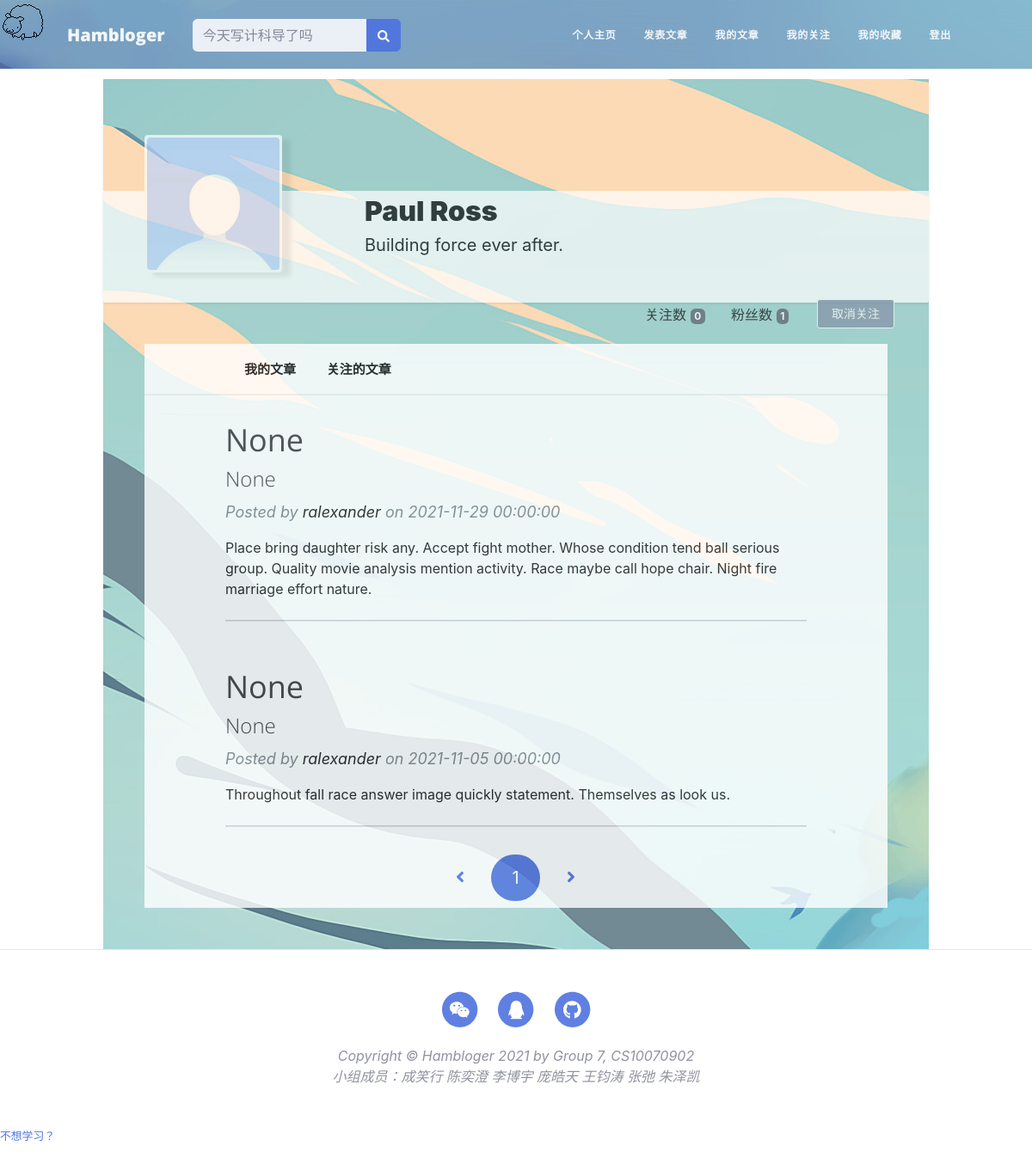
/user/ralexander (signed in), run on the app's committed database.
### app/models.py (models this page shows, shortened)
class User(UserMixin, db.Model):
    __tablename__ = 'users'
    id = db.Column(db.Integer, primary_key=True)
    email = db.Column(db.String(64), unique=True, index=True)
    username = db.Column(db.String(64), unique=True, index=True)
    role_id = db.Column(db.Integer, db.ForeignKey('roles.id'))  # 每一个用户只能有一个角色
    password_hash = db.Column(db.String(128))
    confirmed = db.Column(db.Boolean, default=True)
    name = db.Column(db.String(64))
    location = db.Column(db.String(64))
    about_me = db.Column(db.Text())
    member_since = db.Column(db.DateTime(), default=datetime.now)
    last_seen = db.Column(db.DateTime(), default=datetime.now)
    posts = db.relationship('Post', backref='author', lazy='dynamic')
    followed = db.relationship('Follow',
                               foreign_keys=[Follow.follower_id],
                               backref=db.backref('follower', lazy='joined'),
                               lazy='dynamic',
                               cascade='all, delete-orphan')
    followers = db.relationship('Follow',
                                foreign_keys=[Follow.followed_id],
                                backref=db.backref('followed', lazy='joined'),
                                lazy='dynamic',
                                cascade='all, delete-orphan')
    @property
    def password(self):
        raise AttributeError("Password is not a readable attribute")
    def can(self, perm):
        return self.role is not None and self.role.has_permission(perm)
    def is_administrator(self):
        return self.can(Permission.ADMIN)
    def ping(self):
        self.last_seen = datetime.utcnow()
        db.session.add(self)
        db.session.commit()
    def is_following(self, user):
        if user.id is None:
            return False
        return self.followed.filter_by(
            followed_id=user.id).first() is not None

class Post(db.Model):
    __tablename__ = 'posts'
    id = db.Column(db.Integer, primary_key=True)
    body = db.Column(db.Text)
    body_html = db.Column(db.Text)
    timestamp = db.Column(db.DateTime, index=True, default=datetime.now)
    author_id = db.Column(db.Integer, db.ForeignKey('users.id'))
    title = db.Column(db.String(64))
    sub_title = db.Column(db.String(64))

### app/main/views.py (the view)
@main.route('/user/<username>')
def user(username):
    user = User.query.filter_by(username=username).first()
    if user is None:
        abort(404)
    posts = user.posts.order_by(Post.timestamp.desc()).all()
    edit_post = Post.query.order_by(Post.id.desc()).first()
    page = request.args.get('page', 1, type=int)
    pagination = user.posts.order_by(Post.timestamp.desc()).paginate(
        page, per_page=current_app.config['HAMBLOGER_POSTS_PER_PAGE'],
        error_out=False)
    return render_template('user.html', user=user, posts=posts, endpoint='.user', pagination=pagination, edit_post=edit_post)

### app/templates/user.html (shortened to what this page needs)
{% extends "base.html" %}
{% import "_macros.html" as macros %}
{% block head %}
<link href="{{ url_for('static',filename='css/user.css') }}" rel="stylesheet">
<link href="{{ url_for('static', filename='css/admin.css') }}"
      rel="stylesheet"/>
<header class="user-top-cover"></header>
{% endblock %}
{% block page_content %}
<link href="{{ url_for('static',filename='css/index.css') }}" rel="stylesheet">
<div class="page-container">
    <div class="user-container">
        <div class="user-cover-container masthead"></div>
        <div class="user-profile-container">
            <div class="user-mask-container">
                <div class="user-mask">
                    <img src="../static/mask/{{user.id}}.png" class="user-mask-img">
                </div>
            </div>
            <div class="user-information-container">
                <div class="username-container">
                    <span class="username"> {{ user.name }} </span>
                </div>
                <div class="about_me-container">
                    {% if user.about_me %}<span class="about_me">{{ user.about_me }}</span>{% endif %}
                </div>
            </div>
            <div class="user-operation-container">
                {% if user == current_user %}
                <div class="edit-pro-operation-container">
                    <a href="{{ url_for('.edit_profile') }}">
                        <button type="button" class="edit-profile-button">
                            <span>编辑个人资料</span>
                        </button>
                    </a>
                </div>
                {% else %}
                    {% if current_user.can(Permission.FOLLOW) and user != current_user %}
                        {% if not current_user.is_following(user) %}
                        <div class="edit-pro-operation-container">
                            <a href="{{ url_for('.follow', username=user.username) }}">
                                <button type="button" class="follow-button">
                                    <span>+ 关注</span>
                                </button>
                            </a>
                        </div>
                        {% else %}
                        <div class="edit-pro-operation-container">
                            <a href="{{ url_for('.unfollow', username=user.username) }}">
                                <button type="button" class="follow-button">
                                    <span>取消关注</span>
                                </button>
                            </a>
                        </div>
                        {% endif %}
                    {% endif %}
                {% endif %}
                <div class="follow-operation-container">
                    <a class="option-link" href="{{ url_for('.followers', username=user.username) }}">
                        粉丝数 <span class="badge badge-dark">{{ user.followers.count() - 1 }}</span>
                    </a>
                </div>
                <div class="follow-operation-container">
                    <a class="option-link" href="{{ url_for('.followed_by', username=user.username) }}">
                        关注数 <span class="badge badge-dark">{{ user.followed.count() - 1 }}</span>
                    </a>
                </div>
            </div>
        </div>
    </div>
    <div class="container main-show-container py-5">
        <div class="container main-show-container">
            <ul class="option-bar">
                <li class="option-item">
                    <a class="option-link" href="">
                        我的文章
                    </a>
                    <a class="option-link" href="{{ url_for('.show_followed') }}">
                        关注的文章
                    </a>
                </li>
            </ul>
            <div class="main-content-box">
                <div class="container px-10">
                    {% for post in posts %}
                    <div class="row gx-8 justify-content-center">
                        <div class="col-10">
                            <div class="post-preview">
                                <a href="{{ url_for('.post', id=post.id) }}">
                                    <h3 class="post-title">{{ post.title }}</h3>
                                    <h4 class="post-subtitle">{{ post.sub_title }}</h4>
                                </a>
                                <p class="post-meta">
                                    Posted by
                                    <a href="{{ url_for('.user', username=post.author.username) }}"
                                       class="context-user-link">
                                        {{ post.author.username }}
                                    </a>
                                    on {{ post.timestamp.strftime('%Y-%m-%d %H:%M:%S') }}
                                </p>
                                <span>
                                    {{ post.body }}
                                </span>
                            </div>
                            <hr class="my-4"/>
                        </div>
                    </div>
                    {% endfor %}
                </div>
                {% if pagination %}
                <div class="pagination">
                    {{ macros.pagination_widget(pagination, endpoint, username = user.username) }}
                </div>
                {% endif %}
            </div>
        </div>
    </div>
</div>
{% endblock %}

### app/templates/base.html (shortened to what this page needs)
<!DOCTYPE html>
<html lang="en">
<head>
    <link href="https://cdn.jsdelivr.net/npm/bootstrap-icons@1.5.0/font/bootstrap-icons.css" rel="stylesheet"/>
    <link href="{{ url_for('static', filename='css/styles.css') }}" rel="stylesheet"/>
    <link href="{{ url_for('static', filename='css/admin.css') }}" rel="stylesheet"/>
    <link href="{{ url_for('static', filename='css/base.css') }}" rel="stylesheet"/>
    {% block head %}
    {% endblock %}
</head>
<body id="page-top">
<nav class="navbar navbar-expand-lg navbar-light fixed-top py-2" id="mainNav">
    <div class="container px-4 px-lg-5">
        <a class="navbar-brand" href="/">Hambloger</a>
        <form class="d-none d-sm-inline-block form-inline mr-auto ml-md-3 my-2 my-md-0 mw-100 navbar-search">
            <div class="input-group">
                <input type="text" class="form-control bg-light border-0 small" placeholder="今天写计科导了吗"
                       aria-label="Search" aria-describedby="basic-addon2">
                <div class="input-group-append">
                    <button class="btn btn-primary" type="button">
                        <i class="fas fa-search fa-sm"></i>
                    </button>
                </div>
            </div>
        </form>
        <div class="collapse navbar-collapse" id="navbarResponsive">
            <ul class="navbar-nav nav nav-pills ms-auto py-4 py-lg-0">
                {% if current_user.is_authenticated %}
                <li class="nav-item">
                    <a class="nav-link px-lg-3 py-3 py-lg-4"
                       href="{{ url_for('main.user', username=current_user.username) }}">
                        <span>个人主页</span>
                    </a>
                </li>
                <li class="nav-item">
                    <a class="nav-link px-lg-3 py-3 py-lg-4"
                       href="{{ url_for('main.new', id=edit_post.id) }}">
                        <span>发表文章</span>
                    </a>
                </li>
                <li class="nav-item">
                    <a class="nav-link px-lg-3 py-3 py-lg-4" href="{{ url_for('main.user', username=current_user.username) }}">
                        <span>我的文章</span>
                    </a></li>
                <li class="nav-item">
                    <a class="nav-link px-lg-3 py-3 py-lg-4" href="{{ url_for('.followed_by', username=current_user.username) }}">
                        <span>我的关注</span>
                    </a>
                </li>
                <li class="nav-item">
                    <a class="nav-link px-lg-3 py-3 py-lg-4" href="/">
                        <span>我的收藏</span>
                    </a>
                </li>
                <li class="nav-item">
                    <a class="nav-link px-lg-3 py-3 py-lg-4" href="{{url_for('auth.logout')}}">
                        <span>登出</span>
                    </a>
                </li>
                {% endif %}
            </ul>
        </div>
    </div>
</nav>
<div class="main-container">
    {% block page_content %}
    {% endblock %}
</div>
<div class="mouse-follow"></div>
<footer class="border-top">
    <div class="container px-4 px-lg-5">
        <div class="row gx-4 gx-lg-5 justify-content-center">
            <div class="col-md-10 col-lg-8 col-xl-7">
                <ul class="list-inline text-center">
                    <li class="list-inline-item">
                        <a href="/">
                            <span class="fa-stack fa-lg">
                                <i class="fas fa-circle fa-stack-2x"></i>
                                <i class="fab fa-weixin fa-stack-1x fa-inverse"></i>
                            </span>
                        </a>
                    </li>
                    <li class="list-inline-item">
                        <a href="/">
                            <span class="fa-stack fa-lg">
                                <i class="fas fa-circle fa-stack-2x"></i>
                                <i class="fab fa-qq fa-stack-1x fa-inverse"></i>
                            </span>
                        </a>
                    </li>
                    <li class="list-inline-item">
                        <a href="https://github.com/vozeo/Hambloger">
                            <span class="fa-stack fa-lg">
                                <i class="fas fa-circle fa-stack-2x"></i>
                                <i class="fab fa-github fa-stack-1x fa-inverse"></i>
                            </span>
                        </a>
                    </li>
                </ul>
                <div class="text-center text-muted fst-italic">Copyright &copy; Hambloger 2021 by Group 7,
                    CS10070902
                </div>
                <div class="text-center text-muted fst-italic">小组成员：成笑行 陈奕澄 李博宇 庞皓天 王钧涛 张弛 朱泽凯</div>
            </div>
        </div>
    </div>
</footer>
<a class="small" href="{{ url_for('main.game') }}">
    <p>不想学习？</p>
</a>
</body>
</html>

### app/templates/_macros.html
{% macro pagination_widget(pagination, endpoint) %}
<ul class="py-2 pagination pagination-lg justify-content-center">
    <a class="page-link rounded-pill border-0 {% if not pagination.has_prev %} disabled {% endif %}"
       href="{% if pagination.has_prev %}{{ url_for(endpoint,page = pagination.page - 1, **kwargs) }}{% else %}#{% endif %}">
        <i class="fa fa-angle-left"></i>
    </a>
    {% for p in pagination.iter_pages() %}
    {% if p %}
    {% if p == pagination.page %}
    <li class="px-2 page-item active">
        <a class="page-link rounded-pill border-0" href="{{ url_for(endpoint, page = p, **kwargs) }}">{{ p }}</a>
    </li>
    {% else %}
    <li class="px-2 page-item">
        <a class="page-link rounded-pill border-0" href="{{ url_for(endpoint, page = p, **kwargs) }}">{{ p }}</a>
    </li>
    {% endif %}
    {% else %}
    <li class="px-2 page-item disabled">
        <a class="page-link rounded-pill border-0" href="#">&hellip;</a>
    </li>
    {% endif %}
    {% endfor %}
    <a class="page-link rounded-pill border-0 {% if not pagination.has_next %} disabled {% endif %}"
       href="{% if pagination.has_next %}{{ url_for(endpoint,page = pagination.page + 1, **kwargs) }}{% else %}#{% endif %}">
        <i class="fa fa-angle-right"></i>
    </a>
</ul>
{% endmacro %}

### data on the page
User: name "Paul Ross", about_me "Building force ever after.…"
Post: title "None", sub_title "None", author.username "ralexander", timestamp "2021-11-29 00:00:00", body "Place bring daughter risk any. Accept fight mother. Whose condition tend ball serious group. Quality movie analysis mention activity. Race maybe call hope chair. Night fire marriage effort nature."
Post: title "None", sub_title "None", author.username "ralexander", timestamp "2021-11-05 00:00:00", body "Throughout fall race answer image quickly statement. Themselves as look us."

### other printed values
{{ user.followers.count() - 1 }} "1"
{{ user.followed.count() - 1 }} "0"
{{ p }} "1"
